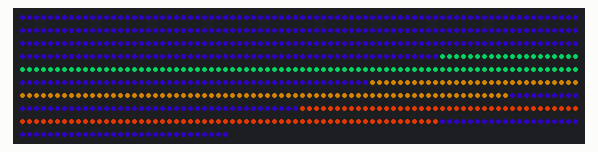
Simulated run of this sketch. Board: Arduino Mega 2560, built with avr-gcc and run on an emulated ATmega2560. On the bench: 750 RGB LEDs in strip order, left to right, continuing on the next row. Dim RGB values are drawn brighter than linear.

Above: at 2.1 s.

The sketch:

Cannes_ESP_Color.ino
```cpp
// PINS SUR LA CARTE: 23 22 11 5 21 19

// LED STRIP
#include "FastLED.h"
#define LED_PIN     23
#define NUM_LEDS    750
#define BRIGHTNESS  255
#define LED_TYPE    WS2812
#define COLOR_ORDER GRB
CRGB leds[NUM_LEDS];


void setup() {

  delay(2000);
  // LED
  FastLED.addLeds<LED_TYPE, LED_PIN, COLOR_ORDER>(leds, NUM_LEDS);
  FastLED.setBrightness(  BRIGHTNESS );
  //NeoPixel
  // pixels.begin();

  Serial.begin(115200);

}


unsigned long timeNow;

void loop() {

  FastLED.clear();

  // base blue
  for(int i=0; i<NUM_LEDS; i++) {
    leds[i] = CRGB(22, 0, 90);
  }

  int colorSize = 100;
  int colorSpace = 50;
  int spacer = colorSpace*6;

  // green
  for(int i=spacer; i<colorSize+spacer; i++) {
    leds[i] = CRGB(0, 120, 55);
  }

  spacer += colorSpace;

  // yellow
  for(int i=colorSize+spacer; i<colorSize*2+spacer; i++) {
    leds[i] = CRGB(120, 75, 0);
  }

  spacer += colorSpace;

  // red
  for(int i=colorSize*2+spacer; i<colorSize*3+spacer; i++) {
    leds[i] = CRGB(160, 40, 0);
  }

  // showtime
  FastLED.show();
  delay(1);
}
```
